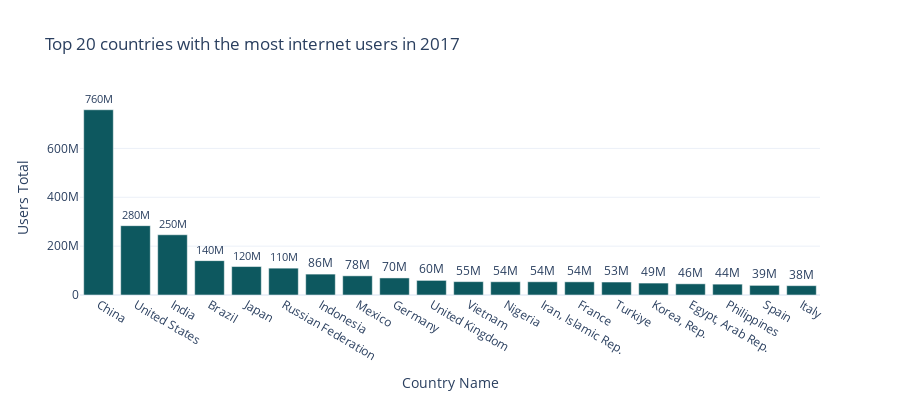

Source (notebook cell):
### Markdown cell above
### Top 20 countries with the most internet users in 2017

### Code cell
#  Top 20 countries with the most internet users in 2017

# Data
df_top_20_users = df_users_2017.groupby(['Country Name', 'Country Code','Year' ])['Users Total'].sum().to_frame().reset_index()
df_top_20_users = df_top_20_users.sort_values(by=['Year', 'Users Total'], ascending=False)[:20]

# VIZ

fig = px.bar(df_top_20_users,
             y='Users Total',
             x='Country Name',
             text_auto='.2s',
             title="Top 20 countries with the most internet users in 2017",
            #  color='Users Total',
             color_discrete_sequence=colors_monochromatic_reverse,
            #  color_continuous_midpoint=0.5,
             height=400)

fig.update_traces(textfont_size=12, 
                  textangle=0, 
                  textposition="outside", 
                  cliponaxis=False)

fig.show()

### Figure 1 — Plotly figure (JSON) as saved in the notebook; plotly's stock layout.template omitted (floating-point values rounded to 4 significant figures)
{"data": [{"alignmentgroup": "True", "cliponaxis": false, "hovertemplate": "Country Name=%{x}<br>Users Total=%{y}<extra></extra>", "legendgroup": "", "marker": {"color": "rgb(13, 88, 95)", "pattern": {"shape": ""}}, "name": "", "offsetgroup": "", "orientation": "v", "showlegend": false, "textangle": 0, "textfont": {"size": 12}, "textposition": "outside", "texttemplate": "%{y:.2s}", "type": "bar", "x": ["China", "United States", "India", "Brazil", "Japan", "Russian Federation", "Indonesia", "Mexico", "Germany", "United Kingdom", "Vietnam", "Nigeria", "Iran, Islamic Rep.", "France", "Turkiye", "Korea, Rep.", "Egypt, Arab Rep.", "Philippines", "Spain", "Italy"], "xaxis": "x", "y": [758144745, 283700000.0, 246500000.0, 140700000.0, 116500000.0, 109800000.0, 85530000.0, 78440000.0, 69760000.0, 59730000.0, 54670000.0, 54180000.0, 54120000.0, 53870000.0, 53100000.0, 48830000.0, 45750000.0, 44400000.0, 39420000.0, 38180000.0], "yaxis": "y"}], "layout": {"barmode": "relative", "height": 400, "legend": {"tracegroupgap": 0}, "title": {"text": "Top 20 countries with the most internet users in 2017"}, "xaxis": {"anchor": "y", "domain": [0, 1], "title": {"text": "Country Name"}}, "yaxis": {"anchor": "x", "domain": [0, 1], "title": {"text": "Users Total"}}}}
